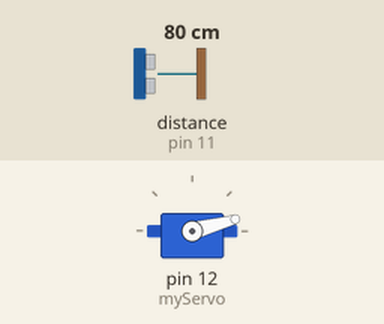
Recording of a sketch running on a simulated Arduino Uno, built with avr-gcc and run on an emulated ATmega328P. Parts: servo. Wiring (inferred from the names in the program): ultrasonic range finder: trigger pin 10; echo pin 11. The inputs (shaded band) are chosen by the test bench; at power-on: distance to the obstacle (sensor on pin 11) 80 cm. The echo pulse lasts 58.3 µs per cm; what the sketch prints to the serial monitor is not drawn.

Above: at 0.01 s.
1.3 s: distance to the obstacle (sensor on pin 11) set to 2 cm
At 2.3 s:
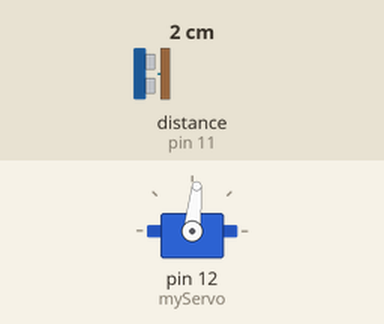
4.3 s: distance to the obstacle (sensor on pin 11) set to 299 cm
At 5.17 s:
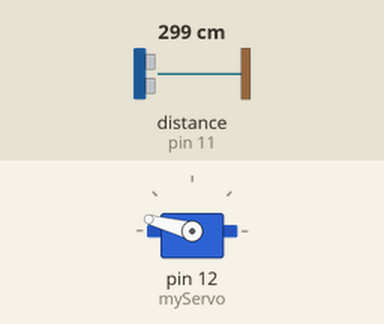
7.3 s: distance to the obstacle (sensor on pin 11) set to 4 cm
At 7.9 s:
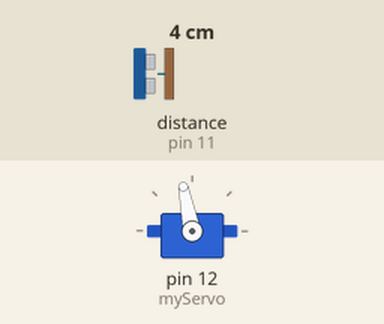
10.3 s: distance to the obstacle (sensor on pin 11) set to 35 cm
Timing chart, 0 to 14.3 s (numbered marks = the images above; inputs shaded):
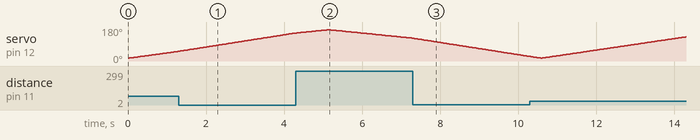

The sketch:

R46._360__Object_Scanner_Using_Ultrasonic_Sensor.ino
```cpp
// https://robu.in/arduino-radar-project-ultrasonic-based-radar-connection-and-code/

/*
Components Used:
- Arduino Board
- Ultrasonic Sensor (HC-SR04)
- Servo Motor
- Breadboard
- Jumper Wires
*/

#include <Servo.h>  // Include the Servo library

// Define Ultrasonic Sensor pins
int trigPin = 10;
int echoPin = 11;

long duration;
int distance;

Servo myServo;  // Servo object for motor control

void setup() {
  pinMode(trigPin, OUTPUT);
  pinMode(echoPin, INPUT);
  Serial.begin(9600);
  myServo.attach(12);  // Attach servo to pin 12
}

void loop() {
  for (int angle = 15; angle <= 165; angle++) {
    myServo.write(angle);
    delay(30);
    distance = calculateDistance();

    Serial.print(angle);
    Serial.print(",");
    Serial.print(distance);
    Serial.print(".");
  }

  for (int angle = 165; angle > 15; angle--) {
    myServo.write(angle);
    delay(30);
    distance = calculateDistance();

    Serial.print(angle);
    Serial.print(",");
    Serial.print(distance);
    Serial.print(".");
  }
}

int calculateDistance() {
  digitalWrite(trigPin, LOW);
  delayMicroseconds(2);
  digitalWrite(trigPin, HIGH);
  delayMicroseconds(10);
  digitalWrite(trigPin, LOW);

  duration = pulseIn(echoPin, HIGH);
  distance = duration * 0.034 / 2;
  return distance;
}
```
